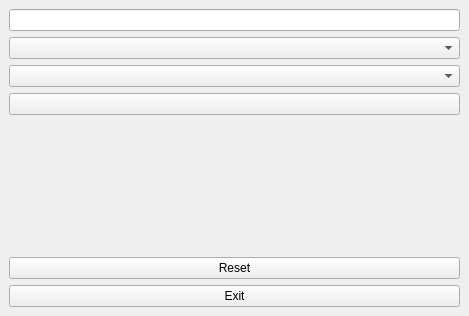
<?xml version="1.0" encoding="UTF-8"?>
<ui version="4.0">
 <class>MainWindow</class>
 <widget class="QMainWindow" name="MainWindow">
  <property name="geometry">
   <rect>
    <x>0</x>
    <y>0</y>
    <width>469</width>
    <height>316</height>
   </rect>
  </property>
  <property name="windowTitle">
   <string>Currency Converter</string>
  </property>
  <widget class="QWidget" name="centralwidget">
   <layout class="QVBoxLayout" name="verticalLayout">
    <item>
     <widget class="QLineEdit" name="amountInput"/>
    </item>
    <item>
     <widget class="QComboBox" name="fromCurrency"/>
    </item>
    <item>
     <widget class="QComboBox" name="toCurrency"/>
    </item>
    <item>
     <widget class="QPushButton" name="convertButton"/>
    </item>
    <item>
     <widget class="QLabel" name="resultLabel"/>
    </item>
    <item>
     <widget class="QPushButton" name="resetButton">
      <property name="text">
       <string>Reset</string>
      </property>
     </widget>
    </item>
    <item>
     <widget class="QPushButton" name="exitButton">
      <property name="text">
       <string>Exit</string>
      </property>
     </widget>
    </item>
   </layout>
  </widget>
 </widget>
 <resources/>
 <connections/>
</ui>
